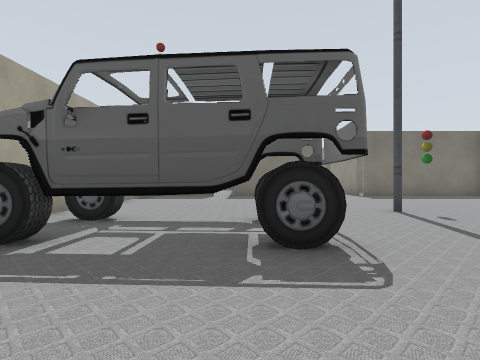
view 1 (above)

24 first-person views from a walk through a robot-simulator world made for Gazebo. The camera is 0.72 m above the floor, looks level and sees 80° across. Floor lines are 1 m apart. The floor is counted in squares, 1 m on a side. Each view is taken from the middle of a square. On the plan, view 1 faces up. The plan holds only what a view shows up to about 10 squares ahead; the rest is blank. The place goes on beyond the plan. The robots in the file are not drawn.

view 2
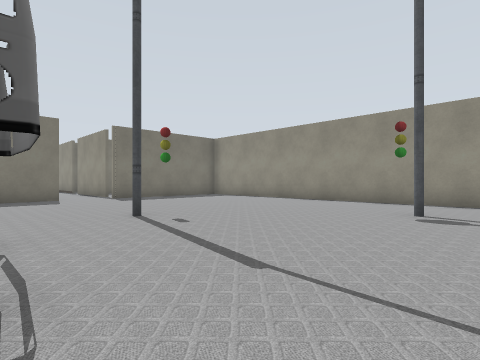

view 3
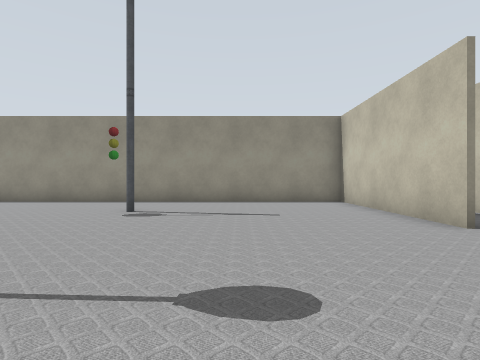

view 4
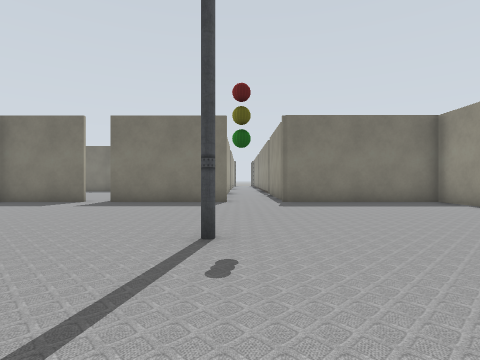

view 5
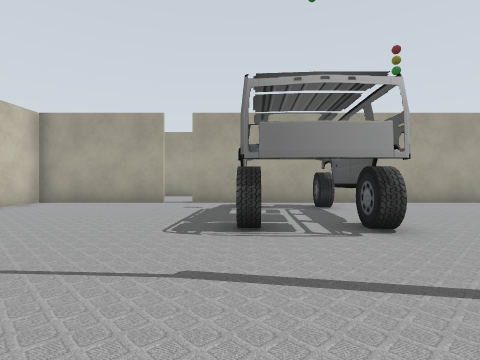

view 6
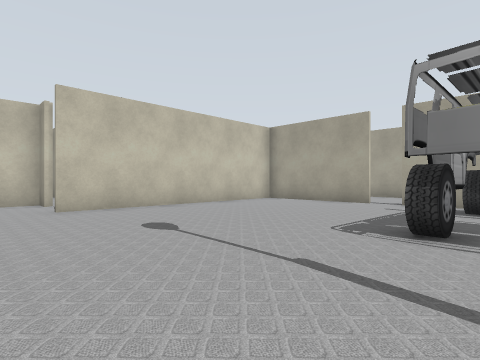

view 7
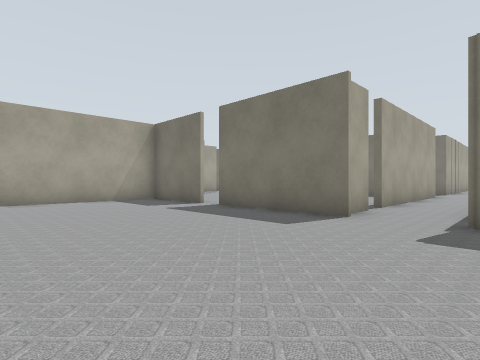

view 8
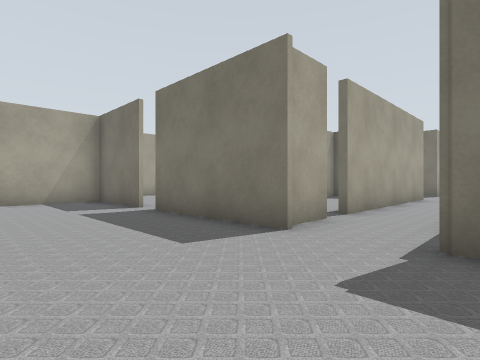

view 9
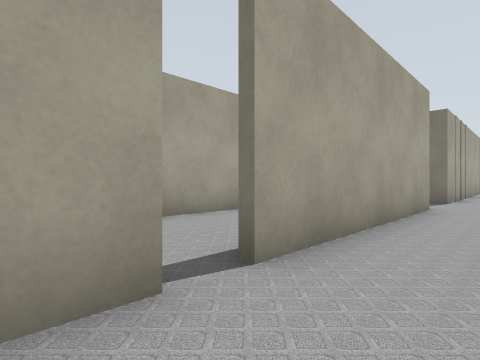

view 10
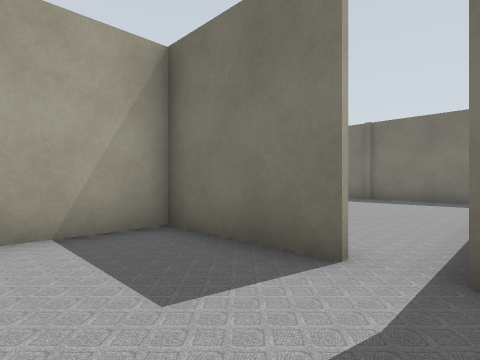

view 11
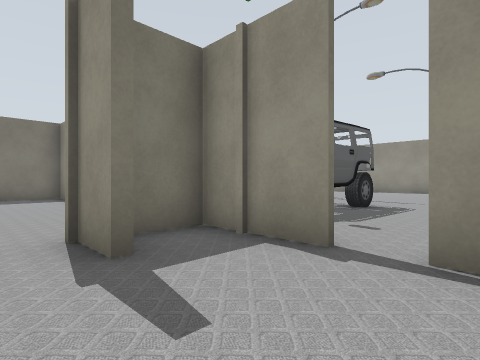

view 12
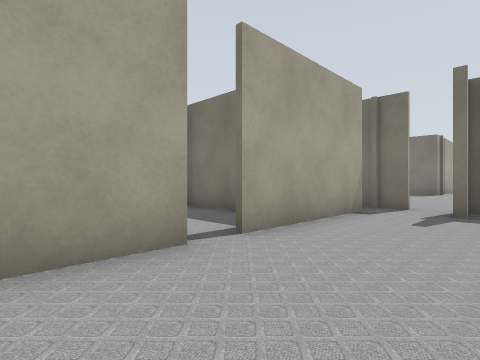

view 13
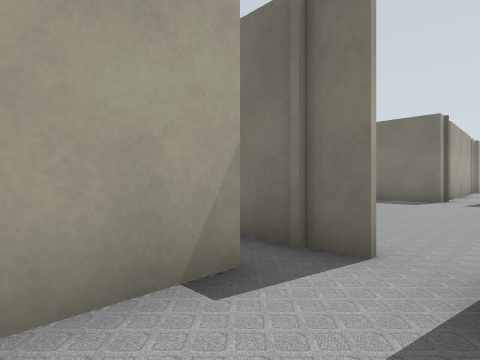

view 14
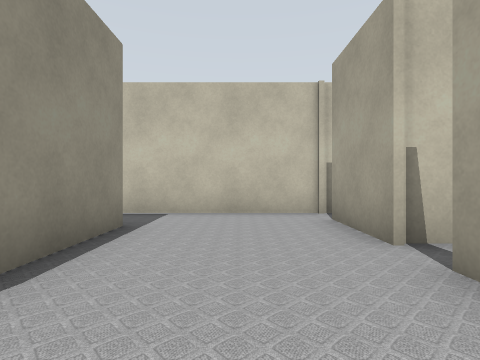

view 15
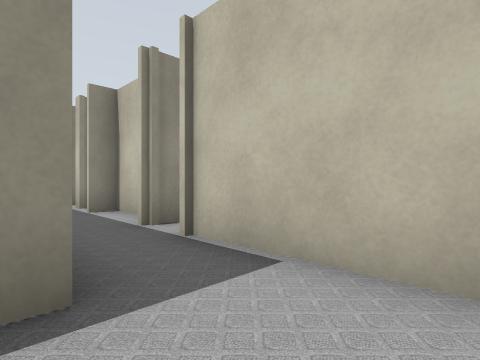

view 16
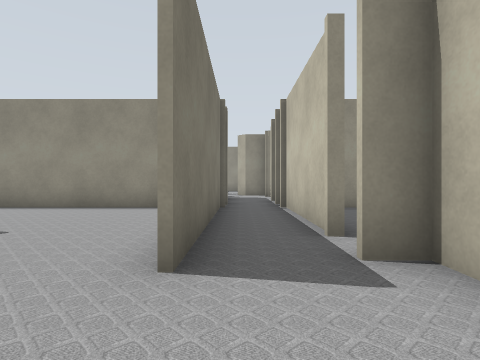

view 17
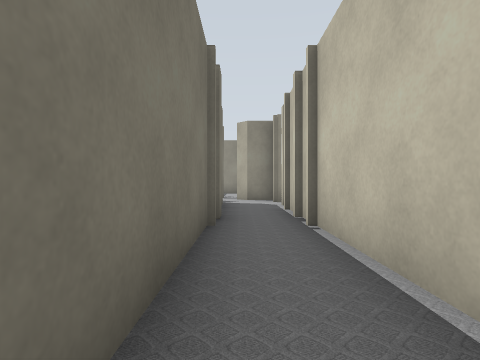

view 18
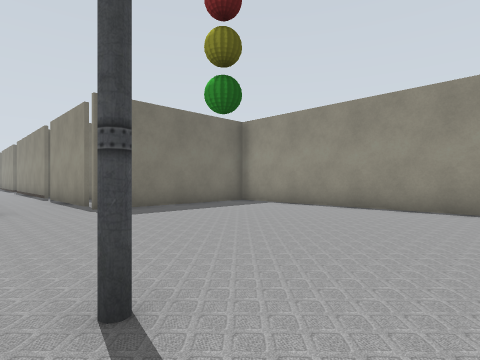

view 19
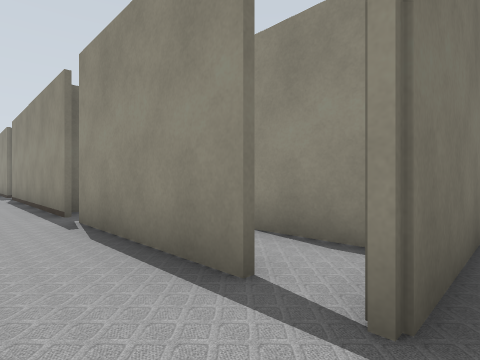

view 20
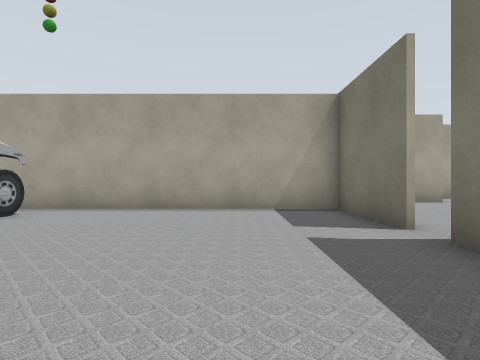

view 21
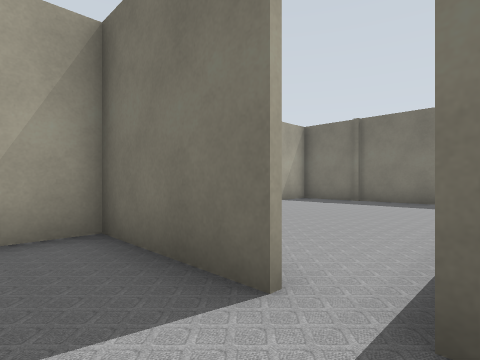

view 22
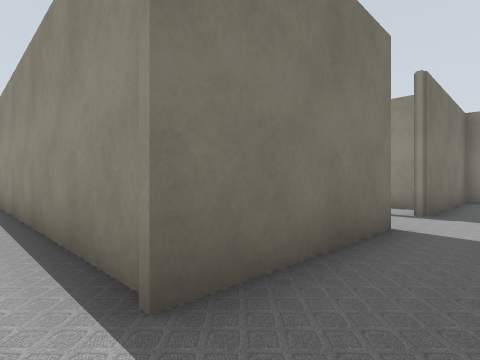

view 23
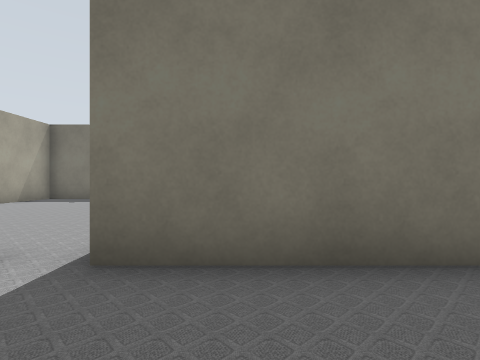

view 24
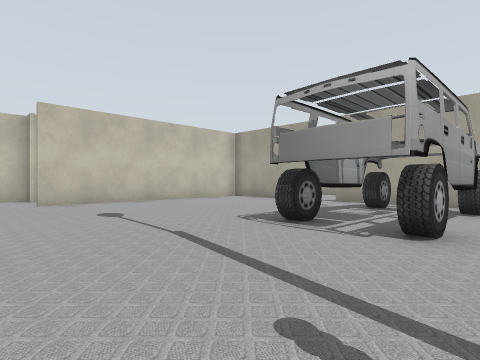

### Floor plan
Key: @ floor where view 1 was taken; # wall or solid block; x gap in a wall; . floor; L lamp; T traffic light; C car.
Columns run from 11 left of view 1 to 14 right of it. Each row starts with its distance up from view 1.
 26               #
 25               #. #
 24               #. #
 23               ..#
 22               ..#
 21        #####  #.#
 20      #.....#  #. #
 19      #.....#  #. #
 18      ......#. #..#
 17       .....#..#. #
 16      #.....#..#. #
 15       .....#..x.#.#
 14        ....#  x.#.#
 13    ..#   ..####...#
 12   #xx ####x###...######
 11   .....#..............#
 10   .....#..............#
  9   .....#..............#
  8    ....#..............#
  7    ....#.......L......#
  6    ... #.......T......#
  5     .. #CCCCC.........#
  4   ##x###CCCCC.........#
  3    ..#.#CCCCC.....TL..#
  2    #...#...........L..#
  1 ####..................#
  0 .. #...#...@..........#
 -1  ..x...#..............#
 -2    #...#..............#
 -3    #...########..#########
 -4    x.......   ............
 -5    #######..###..#########
 -6          #########

Where each view was taken, in squares from view 1:
view 1: 0 up, 0 right, facing up
view 2: 1 up, 1 right, facing up-right
view 3: 0 up, 1 right, facing right
view 4: 3 up, 4 right, facing up
view 5: 3 up, 5 right, facing left
view 6: 4 up, 5 right, facing down-left
view 7: 7 up, 6 right, facing up-left
view 8: 9 up, 6 right, facing up-left
view 9: 13 up, 5 right, facing up-left
view 10: 10 up, 0 right, facing up-left
view 11: 0 up, 7 left, facing up-right
view 12: 4 down, 5 left, facing up-left
view 13: 1 up, 6 left, facing up-left
view 14: 1 up, 6 left, facing down
view 15: 3 down, 6 left, facing down-right
view 16: 4 down, 3 right, facing right
view 17: 4 down, 6 right, facing right
view 18: 5 up, 3 right, facing up-right
view 19: 12 up, 4 right, facing up-right
view 20: 10 up, 3 right, facing left
view 21: 11 up, 0 right, facing up-left
view 22: 11 up, 1 left, facing up-right
view 23: 10 up, 1 right, facing up
view 24: 6 up, 5 right, facing down-left
